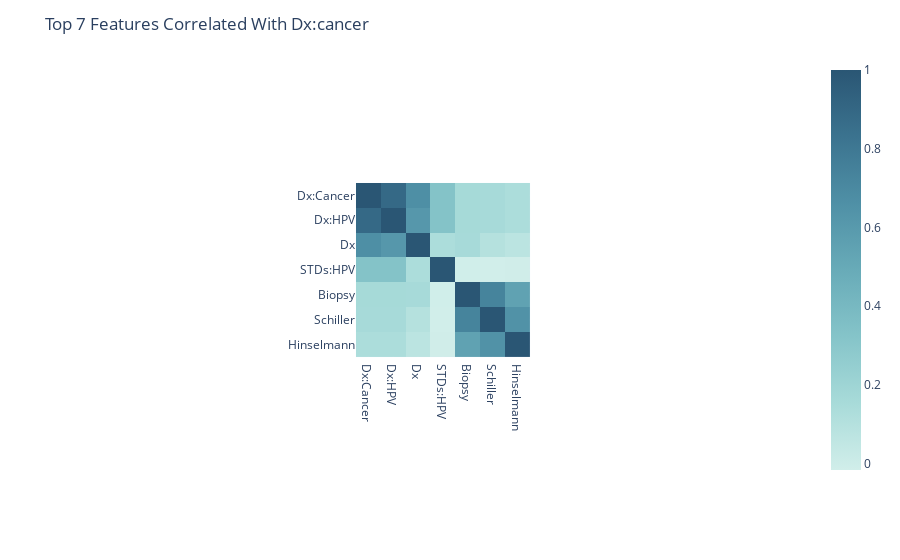

Here is the notebook cell this chart was saved with:
### Code cell
n = 7
target = "Dx:Cancer"
corr = cancer_df.select_dtypes(include=np.number).corr()

x = corr.nlargest(n,target).index
corr_df =  cancer_df[list(x)]
corr = corr_df.corr()
fig = px.imshow(corr,color_continuous_scale = "teal")
fig.update_layout(title="Top "+str(n)+" Features Correlated With "+str(target).capitalize())
fig.show()

### Figure 1 — Plotly figure (JSON) as saved in the notebook; plotly's stock layout.template omitted (floating-point values rounded to 4 significant figures)
{"data": [{"coloraxis": "coloraxis", "hovertemplate": "x: %{x}<br>y: %{y}<br>color: %{z}<extra></extra>", "name": "0", "type": "heatmap", "x": ["Dx:Cancer", "Dx:HPV", "Dx", "STDs:HPV", "Biopsy", "Schiller", "Hinselmann"], "xaxis": "x", "y": ["Dx:Cancer", "Dx:HPV", "Dx", "STDs:HPV", "Biopsy", "Schiller", "Hinselmann"], "yaxis": "y", "z": [[1, 0.8865, 0.6656, 0.3293, 0.1609, 0.1578, 0.1343], [0.8865, 1, 0.6163, 0.3293, 0.1609, 0.1578, 0.1343], [0.6656, 0.6163, 1, 0.1376, 0.1576, 0.09895, 0.07221], [0.3293, 0.3293, 0.1376, 1, -0.01389, -0.0167, -0.01136], [0.1609, 0.1609, 0.1576, -0.01389, 1, 0.7332, 0.5474], [0.1578, 0.1578, 0.09895, -0.0167, 0.7332, 1, 0.6502], [0.1343, 0.1343, 0.07221, -0.01136, 0.5474, 0.6502, 1]]}], "layout": {"autosize": true, "coloraxis": {"colorscale": [[0, "rgb(209, 238, 234)"], [0.1667, "rgb(168, 219, 217)"], [0.3333, "rgb(133, 196, 201)"], [0.5, "rgb(104, 171, 184)"], [0.6667, "rgb(79, 144, 166)"], [0.8333, "rgb(59, 115, 143)"], [1, "rgb(42, 86, 116)"]]}, "margin": {"t": 60}, "title": {"text": "Top 7 Features Correlated With Dx:cancer"}, "xaxis": {"anchor": "y", "autorange": true, "constrain": "domain", "domain": [0.38, 0.62], "range": [-0.5, 6.5], "scaleanchor": "y", "type": "category"}, "yaxis": {"anchor": "x", "autorange": true, "constrain": "domain", "domain": [0, 1], "range": [6.5, -0.5], "type": "category"}}}
